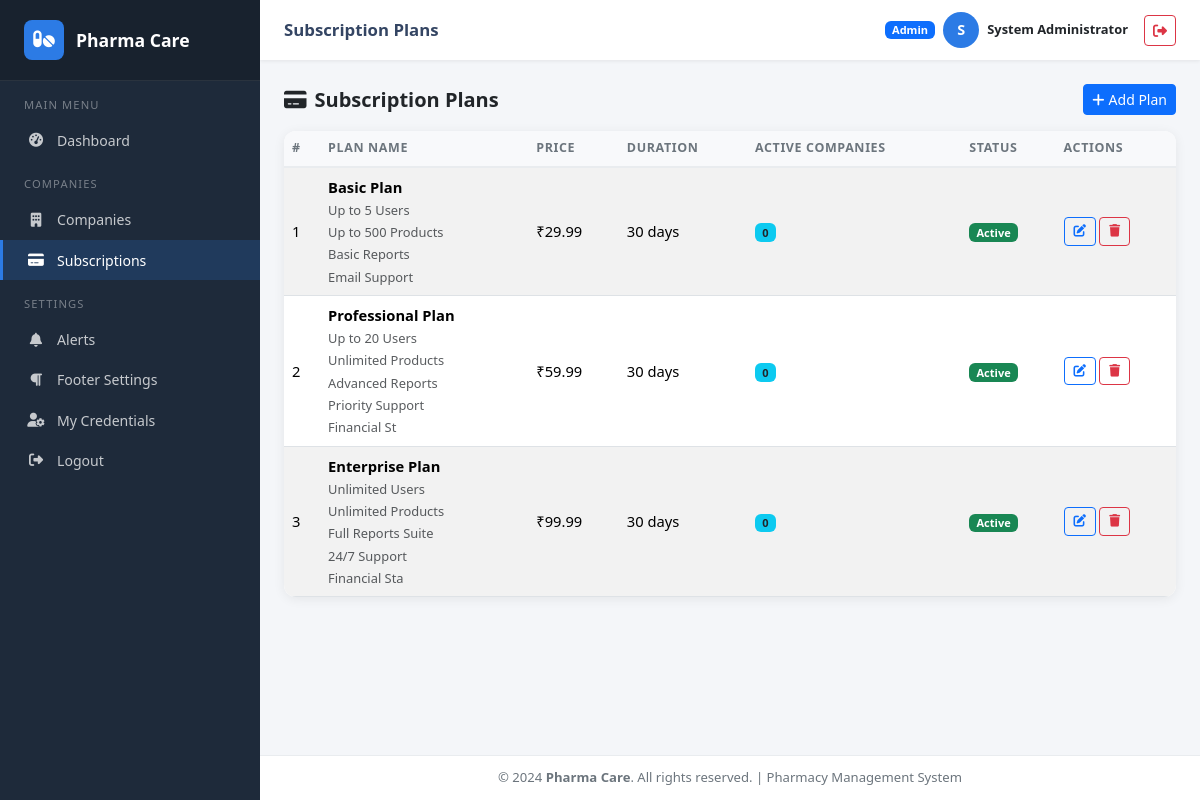
/admin/subscriptions.php (signed in), run on the app's committed database.
### tables this page shows
CREATE TABLE IF NOT EXISTS users (
    id INT AUTO_INCREMENT PRIMARY KEY,
    username VARCHAR(100) NOT NULL UNIQUE,
    password VARCHAR(255) NOT NULL,
    email VARCHAR(150) NOT NULL UNIQUE,
    full_name VARCHAR(150),
    role ENUM('admin','owner','manager') NOT NULL DEFAULT 'manager',
    company_id INT NULL,
    is_active TINYINT(1) DEFAULT 1,
    created_at TIMESTAMP DEFAULT CURRENT_TIMESTAMP,
    updated_at TIMESTAMP DEFAULT CURRENT_TIMESTAMP ON UPDATE CURRENT_TIMESTAMP
);

CREATE TABLE IF NOT EXISTS subscriptions (
    id INT AUTO_INCREMENT PRIMARY KEY,
    name VARCHAR(150) NOT NULL,
    price DECIMAL(10,2) NOT NULL DEFAULT 0.00,
    duration_days INT NOT NULL DEFAULT 30,
    features TEXT,
    is_active TINYINT(1) DEFAULT 1,
    created_at TIMESTAMP DEFAULT CURRENT_TIMESTAMP
);

CREATE TABLE IF NOT EXISTS footer_settings (
    id INT AUTO_INCREMENT PRIMARY KEY,
    content TEXT NOT NULL,
    updated_at TIMESTAMP DEFAULT CURRENT_TIMESTAMP ON UPDATE CURRENT_TIMESTAMP
);

### includes/functions.php (called while the page is built, shortened)
<?php
function sanitize($input) {
    return htmlspecialchars(trim($input), ENT_QUOTES, 'UTF-8');
}
function formatCurrency($amount) {
    return '₹' . number_format((float)$amount, 2);
}
function getFooterContent($conn) {
    $result = $conn->query("SELECT content FROM footer_settings WHERE id = 1 LIMIT 1");
    if ($result && $row = $result->fetch_assoc()) {
        return $row['content'];
    }
    return '&copy; ' . date('Y') . ' Pharma Care. All rights reserved.';
}

### includes/auth.php (called while the page is built, shortened)
<?php
function getCurrentUser($conn) {
    $stmt = $conn->prepare("SELECT id, username, email, full_name, role, company_id, is_active FROM users WHERE id = ? AND is_active = 1");
    $stmt->bind_param('i', $_SESSION['user_id']);
    $stmt->execute();
    $result = $stmt->get_result();
    $user = $result->fetch_assoc();
    return $user;
}

### admin/subscriptions.php (the view, shortened to what this page needs)
<?php
require_once '../includes/auth.php';
require_once '../includes/functions.php';
$pageTitle  = 'Subscription Plans';
$activePage = 'subscriptions';
$plans = $conn->query("
    SELECT s.*, COUNT(cs.id) AS active_companies
    FROM subscriptions s
    LEFT JOIN company_subscriptions cs ON cs.subscription_id = s.id AND cs.is_active = 1 AND cs.end_date >= CURDATE()
    GROUP BY s.id
    ORDER BY s.price ASC
")->fetch_all(MYSQLI_ASSOC);
?>
<!DOCTYPE html>
<html lang="en">
<head>
    <link rel="stylesheet" href="https://cdn.jsdelivr.net/npm/bootstrap@5.3.3/dist/css/bootstrap.min.css">
    <link rel="stylesheet" href="https://cdnjs.cloudflare.com/ajax/libs/font-awesome/6.5.1/css/all.min.css">
    <link rel="stylesheet" href="../assets/css/style.css">
</head>
<body>
<?php include 'layout-top.php'; ?>
<div class="d-flex justify-content-between align-items-center mb-3">
    <h5 class="mb-0 fw-bold"><i class="fas fa-credit-card me-2"></i>Subscription Plans</h5>
    <a href="subscription-add.php" class="btn btn-primary btn-sm"><i class="fas fa-plus me-1"></i>Add Plan</a>
</div>
<div class="card table-card">
    <div class="table-responsive">
        <table class="table table-hover table-striped mb-0">
            <thead>
                <tr><th>#</th><th>Plan Name</th><th>Price</th><th>Duration</th><th>Active Companies</th><th>Status</th><th>Actions</th></tr>
            </thead>
            <tbody>
            <?php if (empty($plans)): ?>
                <tr><td colspan="7" class="text-center py-4 text-muted">No plans found.</td></tr>
            <?php else: foreach ($plans as $i => $p): ?>
                <tr>
                    <td><?= $i + 1 ?></td>
                    <td><strong><?= sanitize($p['name']) ?></strong>
                        <br><small class="text-muted"><?= nl2br(sanitize(substr($p['features'] ?? '', 0, 80))) ?></small>
                    </td>
                    <td><?= formatCurrency($p['price']) ?></td>
                    <td><?= (int)$p['duration_days'] ?> days</td>
                    <td><span class="badge bg-info text-dark"><?= $p['active_companies'] ?></span></td>
                    <td><?= $p['is_active'] ? '<span class="badge bg-success">Active</span>' : '<span class="badge bg-secondary">Inactive</span>' ?></td>
                    <td class="action-btns">
                        <a href="subscription-edit.php?id=<?= $p['id'] ?>" class="btn btn-sm btn-outline-primary"><i class="fas fa-edit"></i></a>
                        <a href="subscription-delete.php?id=<?= $p['id'] ?>" class="btn btn-sm btn-outline-danger"
                           onclick="return confirm('Delete this plan?')"><i class="fas fa-trash"></i></a>
                    </td>
                </tr>
            <?php endforeach; endif; ?>
            </tbody>
        </table>
    </div>
</div>
<?php include 'layout-bottom.php'; ?>

### admin/layout-top.php (shortened to what this page needs)
<?php
$currentUser = getCurrentUser($conn);
$footer      = getFooterContent($conn);
?>
<div class="sidebar" id="sidebar">
    <a href="dashboard.php" class="sidebar-brand">
        <div class="brand-icon"><i class="fas fa-pills"></i></div>
        <span><?= SITE_NAME ?></span>
    </a>
    <div class="sidebar-section">Main Menu</div>
    <nav>
        <a href="dashboard.php" class="<?= $activePage === 'dashboard' ? 'active' : '' ?>">
            <i class="fas fa-tachometer-alt"></i> Dashboard
        </a>
    </nav>
    <div class="sidebar-section">Companies</div>
    <nav>
        <a href="companies.php" class="<?= $activePage === 'companies' ? 'active' : '' ?>">
            <i class="fas fa-building"></i> Companies
        </a>
        <a href="subscriptions.php" class="<?= $activePage === 'subscriptions' ? 'active' : '' ?>">
            <i class="fas fa-credit-card"></i> Subscriptions
        </a>
    </nav>
    <div class="sidebar-section">Settings</div>
    <nav>
        <a href="alerts.php" class="<?= $activePage === 'alerts' ? 'active' : '' ?>">
            <i class="fas fa-bell"></i> Alerts
        </a>
        <a href="footer-settings.php" class="<?= $activePage === 'footer' ? 'active' : '' ?>">
            <i class="fas fa-paragraph"></i> Footer Settings
        </a>
        <a href="profile.php" class="<?= $activePage === 'profile' ? 'active' : '' ?>">
            <i class="fas fa-user-cog"></i> My Credentials
        </a>
        <a href="../logout.php">
            <i class="fas fa-sign-out-alt"></i> Logout
        </a>
    </nav>
</div>
<div class="main-wrapper">
    <div class="topbar">
        <div class="d-flex align-items-center gap-3">
            <h6 class="page-title"><?= sanitize($pageTitle) ?></h6>
        </div>
        <div class="d-flex align-items-center gap-2">
            <span class="badge bg-primary">Admin</span>
            <div class="avatar-circle"><?= strtoupper(substr($currentUser['full_name'] ?? $currentUser['username'], 0, 1)) ?></div>
            <span class="fw-semibold small d-none d-sm-inline"><?= sanitize($currentUser['full_name'] ?? $currentUser['username']) ?></span>
            <a href="../logout.php" class="btn btn-sm btn-outline-danger ms-2">
                <i class="fas fa-sign-out-alt"></i>
            </a>
        </div>
    </div>
    <div class="main-content">

### admin/layout-bottom.php (shortened to what this page needs)
    </div>
    <footer class="site-footer">
        <?= $footer ?>
    </footer>
</div>
</body>
</html>

### assets/css/style.css (style rules this page uses)
:root { --primary: #2c7be5; --secondary: #00b4d8; --success: #27ae60; --warning: #f39c12; --danger: #e74c3c; --sidebar-bg: #1e2a3a; --sidebar-hover: #2d3f56; --sidebar-active: #2c7be5; --bg-light: #f4f6f9; --text-muted: #6c757d; }
body { background-color: var(--bg-light); font-family: 'Segoe UI', system-ui, sans-serif; font-size: 0.92rem; }
.sidebar { width: 260px; min-height: 100vh; background: var(--sidebar-bg); color: #fff; position: fixed; top: 0; left: 0; z-index: 1040; display: flex; flex-direction: column; transition: transform .25s ease; overflow-y: auto; }
.sidebar-brand { padding: 1.25rem 1.5rem; background: rgba(0,0,0,.2); display: flex; align-items: center; gap: .75rem; text-decoration: none; color: #fff; font-weight: 700; font-size: 1.1rem; border-bottom: 1px solid rgba(255,255,255,.08); }
.sidebar-brand .brand-icon { width: 40px; height: 40px; border-radius: 8px; background: var(--primary); display: flex; align-items: center; justify-content: center; font-size: 1.2rem; }
.sidebar-section { font-size: .7rem; text-transform: uppercase; letter-spacing: .1em; color: rgba(255,255,255,.4); padding: 1rem 1.5rem .4rem; }
.sidebar nav a { display: flex; align-items: center; gap: .75rem; padding: .6rem 1.5rem; color: rgba(255,255,255,.75); text-decoration: none; border-left: 3px solid transparent; transition: all .18s; font-size: .88rem; }
.sidebar nav a i { width: 18px; text-align: center; }
.sidebar nav a.active { background: rgba(44,123,229,.2); color: #fff; border-left-color: var(--primary); }
.main-wrapper { margin-left: 260px; display: flex; flex-direction: column; min-height: 100vh; }
.topbar { background: #fff; box-shadow: 0 1px 4px rgba(0,0,0,.08); padding: .75rem 1.5rem; position: sticky; top: 0; z-index: 1030; display: flex; align-items: center; justify-content: space-between; }
.topbar .page-title { font-size: 1.05rem; font-weight: 600; color: #344563; margin: 0; }
.main-content { padding: 1.5rem; flex: 1; }
.site-footer { background: #fff; border-top: 1px solid #e9ecef; padding: .75rem 1.5rem; font-size: .82rem; color: var(--text-muted); text-align: center; }
.table-card { border: none; border-radius: 12px; box-shadow: 0 2px 12px rgba(0,0,0,.07); overflow: hidden; }
.table th { background: #f8f9fb; font-size: .78rem; text-transform: uppercase; letter-spacing: .05em; color: #6c757d; border-bottom: 2px solid #e9ecef; white-space: nowrap; }
.table td { vertical-align: middle; }
.action-btns .btn { padding: .25rem .55rem; font-size: .78rem; }
.avatar-circle { width: 36px; height: 36px; border-radius: 50%; background: var(--primary); color: #fff; display:inline-flex; align-items:center; justify-content:center; font-weight:700; font-size:.9rem; }

### data on the page
users: full_name "S", full_name "System Administrator"
subscriptions: name "Basic Plan", features "Up to 5 Users Up to 500 Products Basic Reports Email Support", price "₹29.99", duration_days "30", active_companies "0", is_active "Active"
subscriptions: name "Professional Plan", features "Up to 20 Users Unlimited Products Advanced Reports Priority Support Financial St", price "₹59.99", duration_days "30", active_companies "0", is_active "Active"
subscriptions: name "Enterprise Plan", features "Unlimited Users Unlimited Products Full Reports Suite 24/7 Support Financial Sta", price "₹99.99", duration_days "30", active_companies "0", is_active "Active"
footer_settings: content "© 2024 Pharma Care . All rights reserved. | Pharmacy Management System"

### other printed values
SITE_NAME "Pharma Care"
$pageTitle "Subscription Plans"
